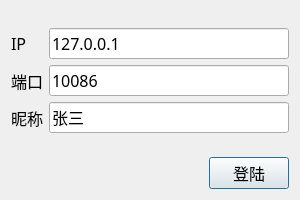
<?xml version="1.0" encoding="UTF-8"?>
<ui version="4.0">
 <class>LoginDialog</class>
 <widget class="QDialog" name="LoginDialog">
  <property name="geometry">
   <rect>
    <x>0</x>
    <y>0</y>
    <width>300</width>
    <height>200</height>
   </rect>
  </property>
  <property name="windowTitle">
   <string>登陆</string>
  </property>
  <property name="sizeGripEnabled">
   <bool>false</bool>
  </property>
  <property name="modal">
   <bool>false</bool>
  </property>
  <layout class="QGridLayout" name="gridLayout">
   <item row="0" column="0">
    <spacer name="verticalSpacer">
     <property name="orientation">
      <enum>Qt::Vertical</enum>
     </property>
     <property name="sizeHint" stdset="0">
      <size>
       <width>20</width>
       <height>40</height>
      </size>
     </property>
    </spacer>
   </item>
   <item row="3" column="0">
    <layout class="QHBoxLayout" name="horizontalLayout">
     <item>
      <spacer name="horizontalSpacer">
       <property name="orientation">
        <enum>Qt::Horizontal</enum>
       </property>
       <property name="sizeHint" stdset="0">
        <size>
         <width>40</width>
         <height>20</height>
        </size>
       </property>
      </spacer>
     </item>
     <item>
      <widget class="QPushButton" name="btnLogin">
       <property name="font">
        <font>
         <family>微软雅黑</family>
         <pointsize>12</pointsize>
        </font>
       </property>
       <property name="text">
        <string>登陆</string>
       </property>
      </widget>
     </item>
    </layout>
   </item>
   <item row="1" column="0">
    <layout class="QFormLayout" name="formLayout">
     <item row="0" column="0">
      <widget class="QLabel" name="label_3">
       <property name="font">
        <font>
         <family>微软雅黑</family>
         <pointsize>12</pointsize>
        </font>
       </property>
       <property name="text">
        <string>IP</string>
       </property>
      </widget>
     </item>
     <item row="0" column="1">
      <widget class="QLineEdit" name="txtIP">
       <property name="font">
        <font>
         <family>微软雅黑</family>
         <pointsize>12</pointsize>
        </font>
       </property>
       <property name="text">
        <string>127.0.0.1</string>
       </property>
       <property name="maxLength">
        <number>15</number>
       </property>
      </widget>
     </item>
     <item row="1" column="0">
      <widget class="QLabel" name="label_4">
       <property name="font">
        <font>
         <family>微软雅黑</family>
         <pointsize>12</pointsize>
        </font>
       </property>
       <property name="text">
        <string>端口</string>
       </property>
      </widget>
     </item>
     <item row="1" column="1">
      <widget class="QLineEdit" name="txtPort">
       <property name="font">
        <font>
         <family>微软雅黑</family>
         <pointsize>12</pointsize>
        </font>
       </property>
       <property name="text">
        <string>10086</string>
       </property>
       <property name="maxLength">
        <number>5</number>
       </property>
       <property name="echoMode">
        <enum>QLineEdit::Normal</enum>
       </property>
      </widget>
     </item>
     <item row="2" column="1">
      <widget class="QLineEdit" name="txtName">
       <property name="font">
        <font>
         <family>微软雅黑</family>
         <pointsize>12</pointsize>
        </font>
       </property>
       <property name="text">
        <string>张三</string>
       </property>
      </widget>
     </item>
     <item row="2" column="0">
      <widget class="QLabel" name="label_6">
       <property name="font">
        <font>
         <family>微软雅黑</family>
         <pointsize>12</pointsize>
        </font>
       </property>
       <property name="text">
        <string>昵称</string>
       </property>
      </widget>
     </item>
    </layout>
   </item>
   <item row="2" column="0">
    <spacer name="verticalSpacer_2">
     <property name="orientation">
      <enum>Qt::Vertical</enum>
     </property>
     <property name="sizeHint" stdset="0">
      <size>
       <width>20</width>
       <height>40</height>
      </size>
     </property>
    </spacer>
   </item>
  </layout>
 </widget>
 <resources/>
 <connections/>
</ui>
